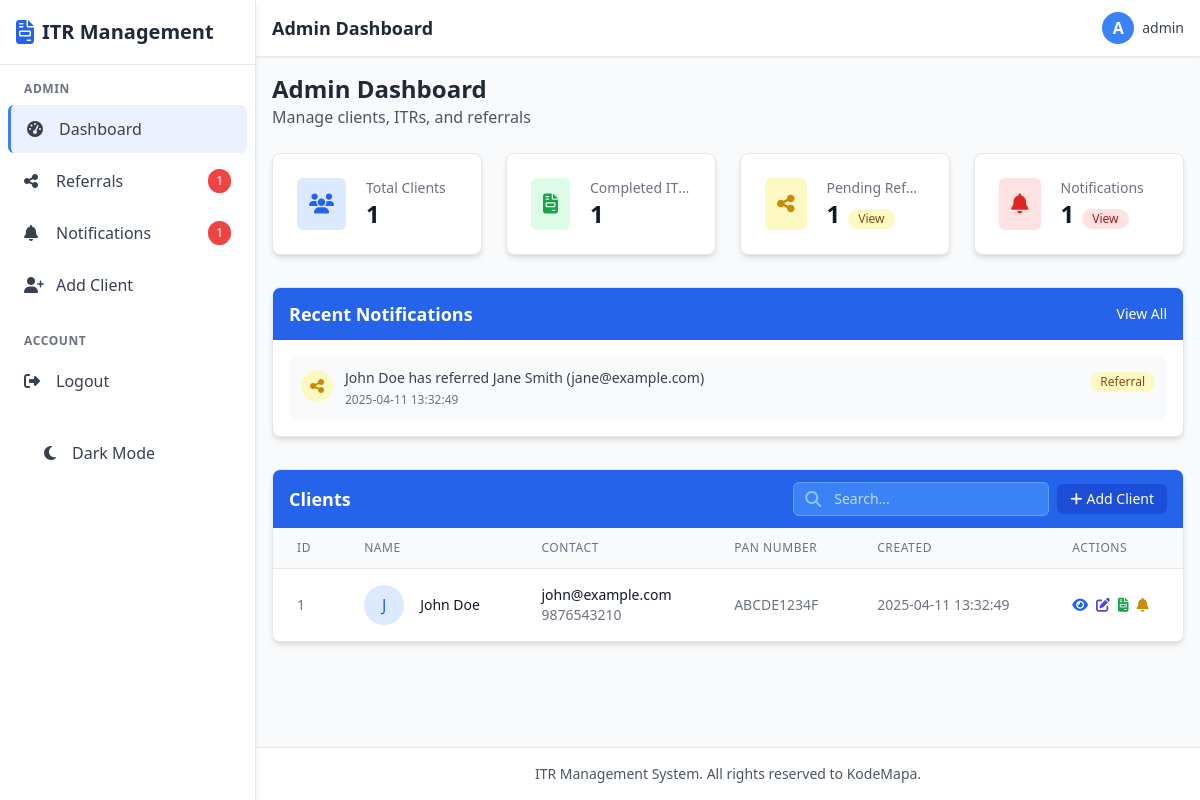
The app's page /admin/dashboard (signed in), older data.
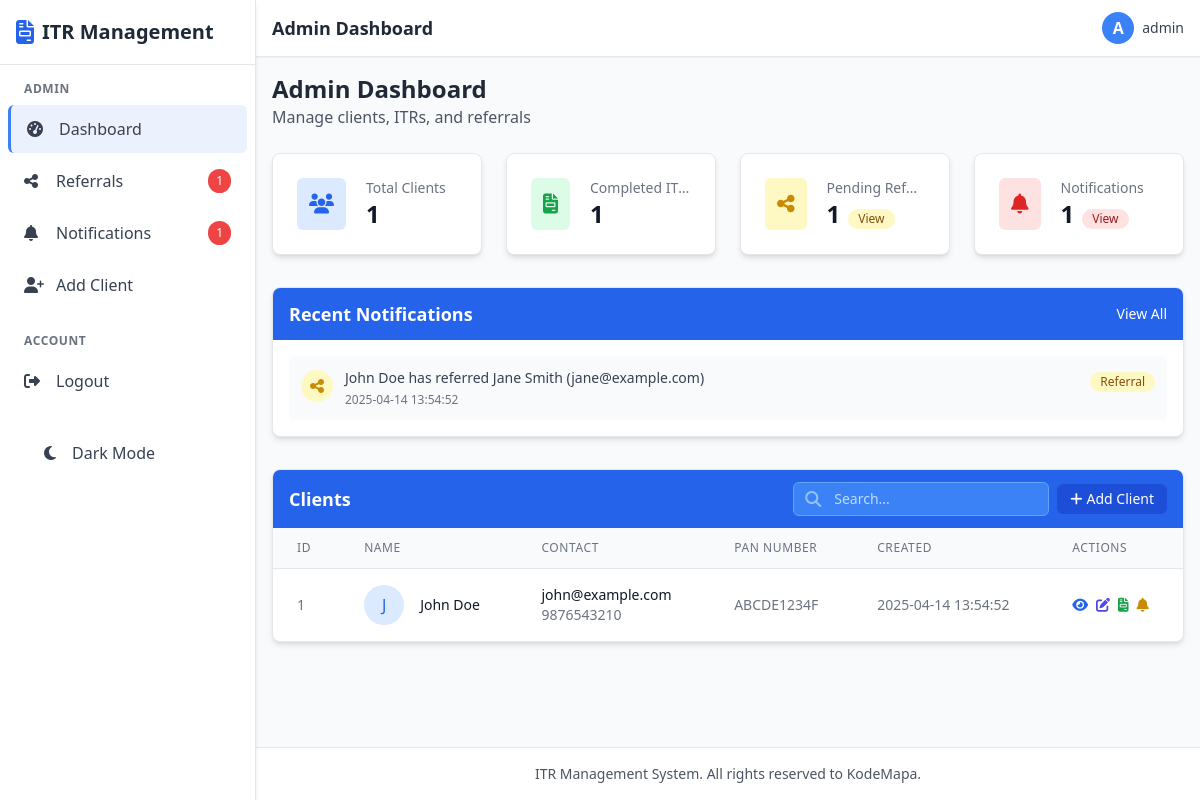
The same page, newer data.
### tables this page shows
CREATE TABLE admin_notifications (
    id INTEGER PRIMARY KEY AUTOINCREMENT,
    message TEXT NOT NULL,
    type TEXT NOT NULL,
    related_id INTEGER,
    is_read BOOLEAN NOT NULL DEFAULT 0,
    created_at TIMESTAMP DEFAULT CURRENT_TIMESTAMP
);

CREATE TABLE clients (
    id INTEGER PRIMARY KEY AUTOINCREMENT,
    user_id INTEGER NOT NULL,
    full_name TEXT NOT NULL,
    email TEXT UNIQUE NOT NULL,
    phone TEXT,
    address TEXT,
    pan_number TEXT UNIQUE,
    referral_code TEXT UNIQUE,
    created_at TIMESTAMP DEFAULT CURRENT_TIMESTAMP,
    FOREIGN KEY (user_id) REFERENCES users (id)
);

### app.py (the view)
@admin_bp.route('/dashboard')
@admin_required
def dashboard():
    try:
        clients = query_db('SELECT * FROM clients')
        if DEBUG:
            print(f"Found {len(clients)} clients")
        unread_referrals_count = query_db(
            'SELECT COUNT(*) as count FROM referrals WHERE is_reviewed = 0',
            one=True
        )
        admin_notifications = query_db(
            'SELECT * FROM admin_notifications WHERE is_read = 0 ORDER BY created_at DESC'
        )
        return render_template('admin/dashboard.html',
                              clients=clients,
                              unread_referrals_count=unread_referrals_count['count'] if unread_referrals_count else 0,
                              admin_notifications=admin_notifications)
    except Exception as e:
        flash(f"Error loading dashboard: {str(e)}", 'error')
        if DEBUG:
            import traceback
            traceback.print_exc()
        return redirect(url_for('index'))

### app.py (called while the page is built)
def get_db():
    db = getattr(g, '_database', None)
    if db is None:
        db = g._database = sqlite3.connect(DATABASE)
        db.row_factory = sqlite3.Row
    return db

def query_db(query, args=(), one=False):
    if DEBUG:
        print(f"Executing query: {query} with args: {args}")
    try:
        cur = get_db().execute(query, args)
        rv = cur.fetchall()
        cur.close()
        return (rv[0] if rv else None) if one else rv
    except Exception as e:
        print(f"Database error: {e}")
        if DEBUG:
            import traceback
            traceback.print_exc()
        return None if one else []

def admin_required(f):
    @wraps(f)
    def decorated_function(*args, **kwargs):
        if 'user_id' not in session:
            flash('Please log in to access this page', 'error')
            return redirect(url_for('index'))
        if not session.get('is_admin', False):
            flash('You do not have permission to access this page', 'error')
            return redirect(url_for('index'))
        return f(*args, **kwargs)
    return decorated_function

@app.context_processor
def utility_processor():
    return dict(query_db=query_db)

### templates/admin/dashboard.html (shortened to what the changed rows need)
{% extends 'base.html' %}
{% block header_title %}Admin Dashboard{% endblock %}
{% block content %}
<div class="mb-6">
    <h1 class="text-2xl font-bold text-gray-800">Admin Dashboard</h1>
</div>
                            {% set completed_itrs = namespace(count=0) %}
                            {% for client in clients %}
                                {% if query_db is defined %}
                                    {% set client_itrs = query_db('SELECT COUNT(*) as count FROM itr_records WHERE client_id = ? AND status = "Completed"', [client.id], one=True) %}
                                    {% if client_itrs %}
                                        {% set completed_itrs.count = completed_itrs.count + client_itrs.count %}
                                    {% endif %}
                                {% endif %}
                            {% endfor %}
{% if admin_notifications %}
<div class="bg-white rounded-lg shadow-md overflow-hidden border border-gray-200 mb-8 mt-6">
    <div class="bg-blue-600 px-4 py-3 flex justify-between items-center">
        <h2 class="text-lg font-semibold text-white">Recent Notifications</h2>
    </div>
    <div class="p-4">
        <div class="space-y-3">
            {% for notification in admin_notifications[:3] %}
            <div class="flex items-start p-3 bg-gray-50 rounded-md">
                <div class="flex-shrink-0 mt-0.5">
                    <span class="inline-flex items-center justify-center h-8 w-8 rounded-full {{ 'bg-yellow-100' if notification.type == 'referral' else 'bg-green-100' }}">
                        <i class="fas {{ 'fa-share-alt text-yellow-600' if notification.type == 'referral' else 'fa-user-plus text-green-600' }}"></i>
                    </span>
                </div>
                <div class="ml-3 flex-1">
                    <p class="text-sm text-gray-700">{{ notification.message }}</p>
                    <p class="text-xs text-gray-500 mt-1">{{ notification.created_at }}</p>
                </div>
                <div>
                    <span class="inline-flex items-center px-2.5 py-0.5 rounded-full text-xs font-medium {{ 'bg-yellow-100 text-yellow-800' if notification.type == 'referral' else 'bg-green-100 text-green-800' }}">
                        {{ notification.type|capitalize }}
                    </span>
                </div>
            </div>
            {% endfor %}
        </div>
    </div>
</div>
{% endif %}
<div class="bg-white rounded-lg shadow-md overflow-hidden border border-gray-200">
    <div class="bg-blue-600 px-4 py-3">
        <div class="flex flex-col sm:flex-row justify-between items-start sm:items-center space-y-2 sm:space-y-0">
            <h2 class="text-lg font-semibold text-white">Clients</h2>
        </div>
    </div>
    <div class="overflow-x-auto">
        <table class="min-w-full divide-y divide-gray-200">
            <thead class="bg-gray-50">
                <tr>
                    <th scope="col" class="px-3 sm:px-6 py-3 text-left text-xs font-medium text-gray-500 uppercase tracking-wider">ID</th>
                    <th scope="col" class="px-3 sm:px-6 py-3 text-left text-xs font-medium text-gray-500 uppercase tracking-wider">Name</th>
                    <th scope="col" class="hidden md:table-cell px-3 sm:px-6 py-3 text-left text-xs font-medium text-gray-500 uppercase tracking-wider">Contact</th>
                    <th scope="col" class="hidden lg:table-cell px-3 sm:px-6 py-3 text-left text-xs font-medium text-gray-500 uppercase tracking-wider">PAN Number</th>
                    <th scope="col" class="hidden lg:table-cell px-3 sm:px-6 py-3 text-left text-xs font-medium text-gray-500 uppercase tracking-wider">Created</th>
                    <th scope="col" class="px-3 sm:px-6 py-3 text-left text-xs font-medium text-gray-500 uppercase tracking-wider">Actions</th>
                </tr>
            </thead>
            <tbody class="bg-white divide-y divide-gray-200" id="clientsTable">
                {% for client in clients %}
                <tr class="client-row" data-name="{{ client.full_name }}" data-email="{{ client.email }}" data-phone="{{ client.phone }}">
                    <td class="px-3 sm:px-6 py-4 whitespace-nowrap text-sm text-gray-500">
                        {{ client.id }}
                    </td>
                    <td class="px-3 sm:px-6 py-4 whitespace-nowrap">
                        <div class="flex items-center">
                            <div class="flex-shrink-0 h-8 w-8 sm:h-10 sm:w-10 rounded-full bg-blue-100 flex items-center justify-center">
                                <span class="text-blue-600 font-medium">{{ client.full_name[0]|upper }}</span>
                            </div>
                            <div class="ml-3 sm:ml-4">
                                <div class="text-sm font-medium text-gray-900">{{ client.full_name }}</div>
                            </div>
                        </div>
                    </td>
                    <td class="hidden md:table-cell px-3 sm:px-6 py-4 whitespace-nowrap">
                        <div class="text-sm text-gray-900">{{ client.email }}</div>
                        <div class="text-sm text-gray-500">{{ client.phone }}</div>
                    </td>
                    <td class="hidden lg:table-cell px-3 sm:px-6 py-4 whitespace-nowrap text-sm text-gray-500">
                        {{ client.pan_number }}
                    </td>
                    <td class="hidden lg:table-cell px-3 sm:px-6 py-4 whitespace-nowrap text-sm text-gray-500">
                        {{ client.created_at }}
                    </td>
                    <td class="px-3 sm:px-6 py-4 whitespace-nowrap text-sm font-medium">
                        <div class="flex space-x-2">
                            <a href="{{ url_for('admin.client_details', client_id=client.id) }}" class="text-blue-600 hover:text-blue-900">
                                <i class="fas fa-eye"></i>
                            </a>
                            <a href="{{ url_for('admin.edit_client', client_id=client.id) }}" class="text-indigo-600 hover:text-indigo-900">
                                <i class="fas fa-edit"></i>
                            </a>
                            <a href="{{ url_for('admin.add_new_itr', client_id=client.id) }}" class="text-green-600 hover:text-green-900">
                                <i class="fas fa-file-invoice"></i>
                            </a>
                            <button type="button" onclick="openNotifyModal({{ client.id }}, '{{ client.full_name }}')" class="text-yellow-600 hover:text-yellow-900">
                                <i class="fas fa-bell"></i>
                            </button>
                        </div>
                    </td>
                </tr>
                {% else %}
                <tr>
                    <td colspan="6" class="px-3 sm:px-6 py-4 text-center text-sm text-gray-500">
                        No clients found
                    </td>
                </tr>
                {% endfor %}
            </tbody>
        </table>
    </div>
</div>
{% endblock %}

Row changes from the older to the newer data that the page shows:
changed admin_notifications "John Doe has referred Jane Smith (jane@example.com)": created_at "2025-04-11 13:32:49" → "2025-04-14 13:54:52"
changed clients "John Doe": created_at "2025-04-11 13:32:49" → "2025-04-14 13:54:52"
